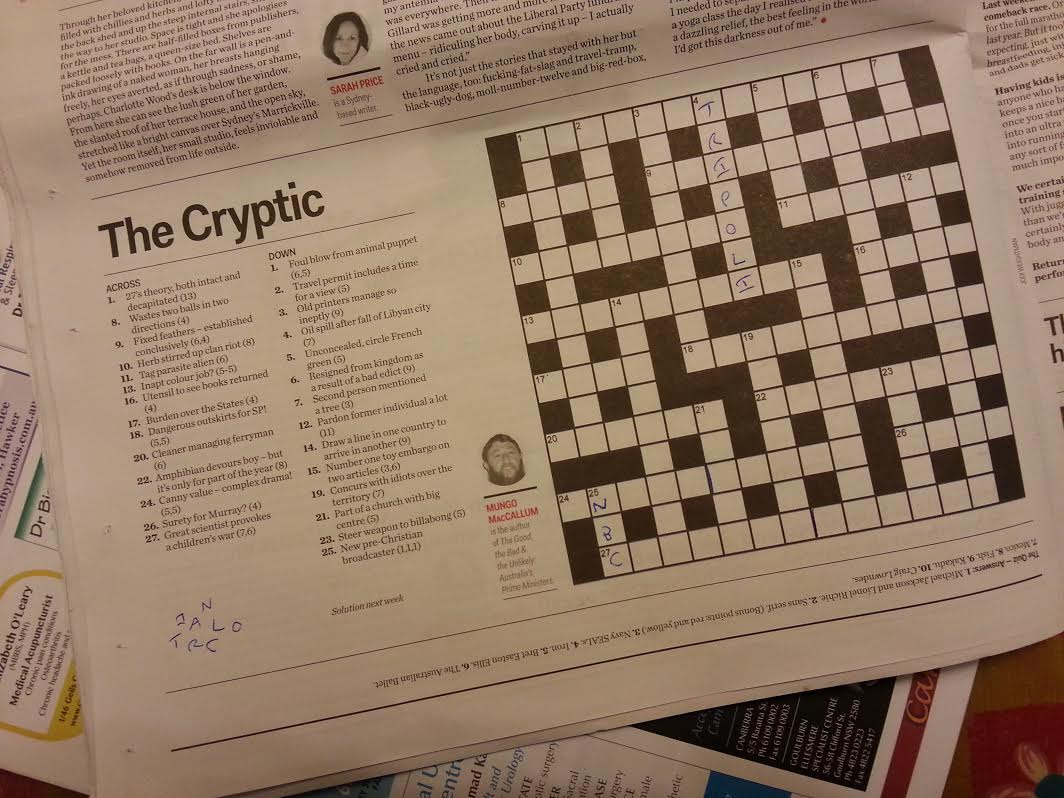
//> input picture crossword.jpg, 1064 x 798 px
$ ./extractor ../crossword.jpg   (built with g++ and OpenCV 4)
//> lines starting //> are read from the running program, lines starting //| are printed output that depends on the picture; after the words box and inside, x2 and y2 are one past the last pixel; in counts of white or black regions, pixels touching at a corner belong together
### extractor/grid_processor.h
#ifndef GRID_PROCESSOR_H
#define GRID_PROCESSOR_H

class GridProcessor {
  private:
    const int width;
    const bool* black;

    inline bool get(int r, int c);
    inline bool can_move_to(int r, int c);
    bool is_start(int r, int c, int dr, int dc);
    int get_len(int r, int c, int dr, int dc);
  public:
    GridProcessor(int width, bool* black) : width(width), black(black) {}

    void print_info();
};

#endif

### extractor/grid_getter.h
#ifndef GRID_GETTER_H
#define GRID_GETTER_H

#include <opencv2/core/core.hpp>

class GridGetter {
  public:
    void get_grid(cv::Mat& input, int& width, bool*& black);
};

#endif

### extractor/grid_processor.cc
#include <string>
#include <cmath>
#include <cassert>
#include <map>
#include <utility>
#include <iostream>
#include "grid_processor.h"

using namespace std;

bool GridProcessor::get(int r, int c) {
  return black[r * width + c];
}

bool GridProcessor::can_move_to(int r, int c) {
  return r >= 0 && c >= 0 && r < width && c < width && !get(r, c);
}

bool GridProcessor::is_start(int r, int c, int dr, int dc) {
  if (!can_move_to(r, c)) {
    return false;
  }
  int nr = r + dr;
  int nc = c + dc;
  if (!can_move_to(nr, nc)) {
    return false;
  }
  int pr = r - dr;
  int pc = c - dc;
  if (can_move_to(pr, pc)) {
    return false;
  }
  return true;
}

int GridProcessor::get_len(int r, int c, int dr, int dc) {
  int len = 0;
  while (can_move_to(r, c)) {
    len++;
    r += dr;
    c += dc;
  }
  return len;
}

void GridProcessor::print_info() {
  cout << width << " " << width << endl;
  for (int i = 0; i < width; ++i) {
    for (int j = 0; j < width; ++j) {
      cout << (get(i, j) ? '#' : ' ');
    }
    cout << endl;
  }
  bool did;
  int found = 0;
  // ((down?, number), (r,c)) -> len
  map<pair<pair<bool, int>, pair<int, int> >, int> clues;
  for (int r = 0; r < width; r++) {
    for (int c = 0; c < width; c++) {
      did = false;
      if (is_start(r, c, 0, 1)) {
        did=true;
        clues.insert(make_pair(make_pair(make_pair(false, found+1), make_pair(r, c)), get_len(r, c, 0, 1)));
      }
      if (is_start(r, c, 1, 0)) {
        did=true;
        clues.insert(make_pair(make_pair(make_pair(true, found+1), make_pair(r, c)), get_len(r, c, 1, 0)));
      }
      if (did) {
        found++;
      }
    }
  }
  cout << clues.size() << endl;
  for (auto i = clues.begin(); i != clues.end(); ++i) {
    cout << i->first.first.second << " " << (i->first.first.first ? "down" : "across") << ": (" << i->first.second.first << ", " << i->first.second.second << "), " << i->second << endl;
  }
}

### extractor/grid_getter.cc
#include <opencv2/core/core.hpp>
#include <opencv2/highgui/highgui.hpp>
#include <opencv2/imgproc/imgproc.hpp>
#include <iostream>
#include <cassert>
#include <string>
#include <cmath>
#include "grid_getter.h"

using namespace cv;
using namespace std;

namespace {

// helper to convert an angle (in radians) to [-pi, pi)
double principal_angle(double angle) {
  double tmp = fmod(angle, 2 * CV_PI); // (-2pi, 2pi)
  if (tmp < 0) {
    tmp += 2 * CV_PI;
  } // [0, 2pi)
  return fmod(tmp + CV_PI, 2 * CV_PI) - CV_PI; // [-pi, pi)
}

// gets the rotation angle using hough transform (works best with a single big rectangle, like a mask)
double get_angle_hough(Mat& input) {
    Mat edge;
    Canny(input, edge, 50, 200, 3);
    vector<Vec2f> lines;
    int thresh = 0;
    do {
      thresh += 10;
      HoughLines(edge, lines, 5, CV_PI/180, thresh, 0, 0);
    } while (lines.size() > 10);
    double angles = 0.;
    int angle_count = 0;
    for (Vec2f line : lines) {
        double pang = principal_angle(line[1]); // (-pi, pi)
        if (pang < -CV_PI / 2) {
          pang += CV_PI;
        }
        if (pang > CV_PI / 2) {
          pang -= CV_PI;
        }
        // (-pi/2, pi/2)
        if (pang < CV_PI / 4 && pang > -CV_PI/4) {
          angles += pang;
          angle_count++;
        }
    }
    double rot_angle_rad = angles / double(angle_count);
    double rot_angle_deg = rot_angle_rad * 180. / CV_PI;
    cerr << "Rotation angle (degrees): " << rot_angle_deg << endl;
    return rot_angle_deg;
}

// helper to rotate by an angle (in degrees)
void rotate(Mat& input, Mat& output, double angle) {
    int midr = input.rows / 2;
    int midc = input.cols / 2;
    // Actually rotate the input
    Mat rot = getRotationMatrix2D(Point(midc, midr), angle, 1.f);
    warpAffine(input, output, rot, input.size());
}

// crossword mask
void get_cw_mask(Mat& input, Mat& outputMask) {
    Mat filled = input.clone();
    threshold(filled, filled, 128., 255., THRESH_BINARY);
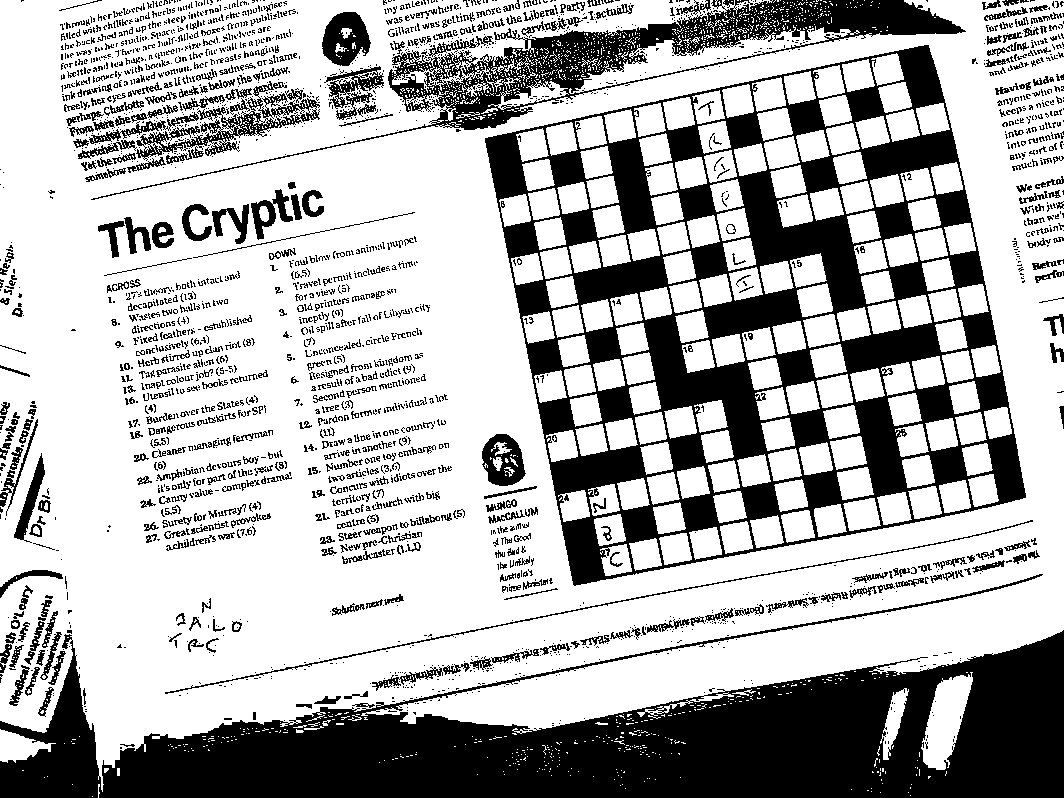
//> filled: 798 rows x 1064 cols, CV_8UC1; 68.8% white; 2470 black regions (1886 under 20 px), largest, box (x1, y1, x2, y2) and area: (0, 574, 1064, 798) 96376, (485, 45, 1026, 586) 92310, (91, 0, 966, 200) 20353
    // Fill from all corners
    int in = 1;
    Scalar col = Scalar(0,0,0);
    Mat mask = Mat::zeros(filled.rows + 2, filled.cols + 2, CV_8UC1);
    floodFill(filled, mask, Point(in,in), col);
//> filled: 798 rows x 1064 cols, CV_8UC1; 16.6% white; 2604 white regions (2389 under 20 px), largest, box (x1, y1, x2, y2) and area: (569, 25, 860, 94) 4356, (921, 672, 973, 770) 2865, (0, 729, 56, 763) 1015
//> mask: 800 rows x 1066 cols, CV_8UC1; values 0 (black) and 1 (white), 52.4% white; 2329 black regions (1716 under 20 px), largest, box (x1, y1, x2, y2) and area: (486, 46, 1027, 587) 213106, (1, 575, 1065, 799) 102893, (92, 1, 967, 201) 30105
    floodFill(filled, mask, Point(filled.cols - in,in), col);
    floodFill(filled, mask, Point(filled.cols - in,filled.rows - in), col);
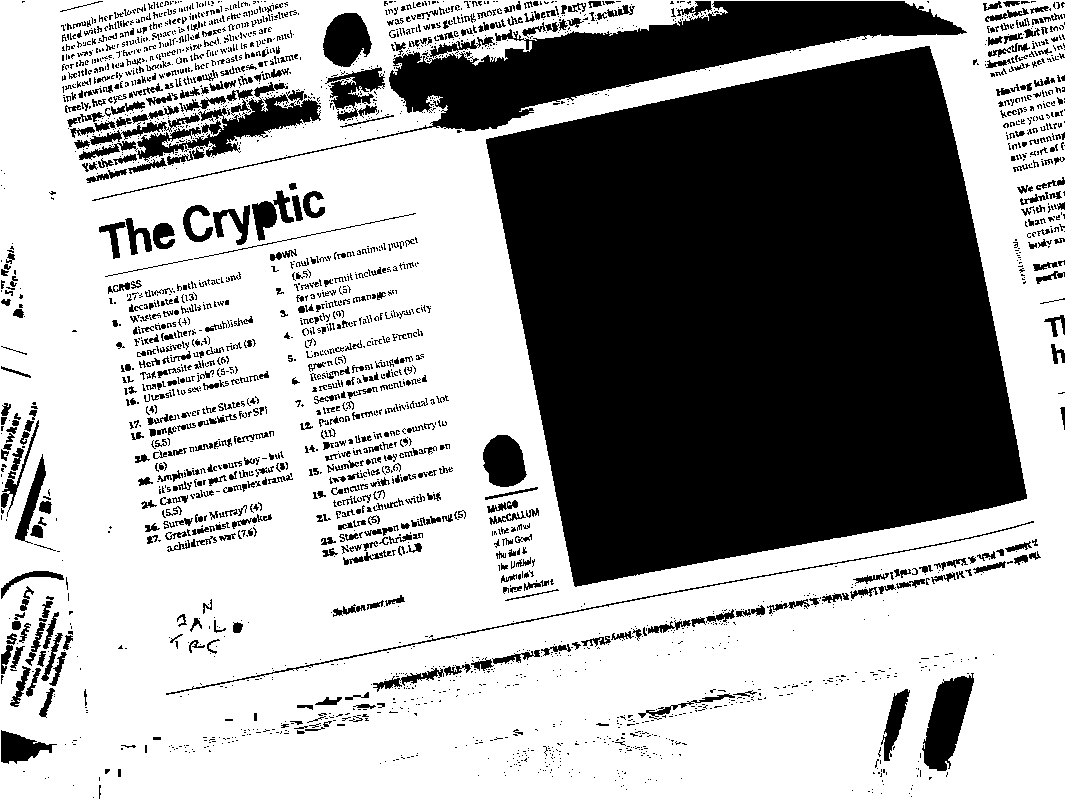
//> mask: 800 rows x 1066 cols, CV_8UC1; values 0 (black) and 1 (white), 63.6% white; 2730 black regions (2099 under 20 px), largest, box (x1, y1, x2, y2) and area: (486, 46, 1027, 587) 213106, (92, 1, 967, 201) 30105, (137, 82, 321, 162) 4295
    floodFill(filled, mask, Point(in,filled.rows - in), col);
    // Find average white pixel
    long tr = 0;
    long tc = 0;
    vector<Point> locs;
    findNonZero(filled, locs);
//> locs = 141245 items
    for (Point p : locs) { // C++11, nice!
      tc += p.x;
      tr += p.y;
    }
//> this loop made 141245 passes
//> (p, tc) on passes 1 to 3: (Point(384, 0), 384), (Point(389, 0), 773), (Point(390, 0), 1163)
//> after the loop, tc = 102833240; tr = 44502979
    Mat oldmask = mask.clone();
    Scalar bc = Scalar(255, 255, 255);
    floodFill(filled, mask, Point(double(tc) / double(locs.size()), double(tr) / double(locs.size())), Scalar(255, 0, 0), NULL, bc, bc);
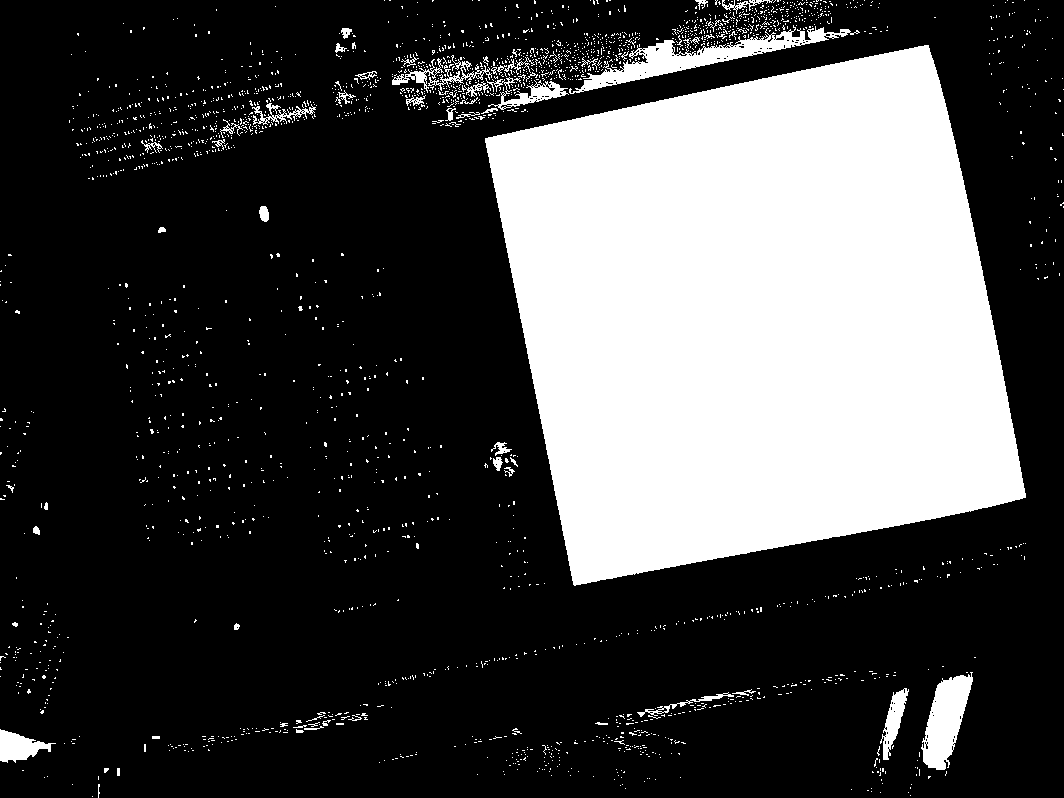
//> filled: 798 rows x 1064 cols, CV_8UC1; 27.6% white; 2435 white regions (2371 under 20 px), largest, box (x1, y1, x2, y2) and area: (485, 45, 1026, 586) 213106, (569, 25, 860, 94) 4356, (921, 672, 973, 770) 2865
//> mask: 800 rows x 1066 cols, CV_8UC1; values 0 (black) and 1 (white), 88.6% white; 2729 black regions (2099 under 20 px), largest, box (x1, y1, x2, y2) and area: (92, 1, 967, 201) 30105, (137, 82, 321, 162) 4295, (922, 673, 974, 771) 2898
    mask -= oldmask;
//> mask: 800 rows x 1066 cols, CV_8UC1; values 0 (black) and 1 (white), 25% white; 1 white region, box (x1, y1, x2, y2) and area: (486, 46, 1027, 587) 213106
    outputMask = mask(Rect(1, 1, input.cols, input.rows));
//> outputMask: 798 rows x 1064 cols, CV_8UC1; values 0 (black) and 1 (white), 25.1% white; 1 white region, box (x1, y1, x2, y2) and area: (485, 45, 1026, 586) 213106
    //floodFill(input, mask, Point(in, in), Scalar(0, 0, 255), NULL, bc, bc);
    ////circle(input, Point(double(tc) / double(locs.size()), double(tr) / double(locs.size())), 4, Scalar(0, 0, 255));

    outputMask.convertTo(outputMask, CV_8UC1, 255.);
    //output = input;
}

// orthogonal truncated crossword
void get_cw_orth_trunc(Mat& input, Mat& output) {
    Mat mask;
    get_cw_mask(input, mask);

    double angle = get_angle_hough(mask);
//> in get_angle_hough, `Canny(input, edge, 50, 200, 3);`:
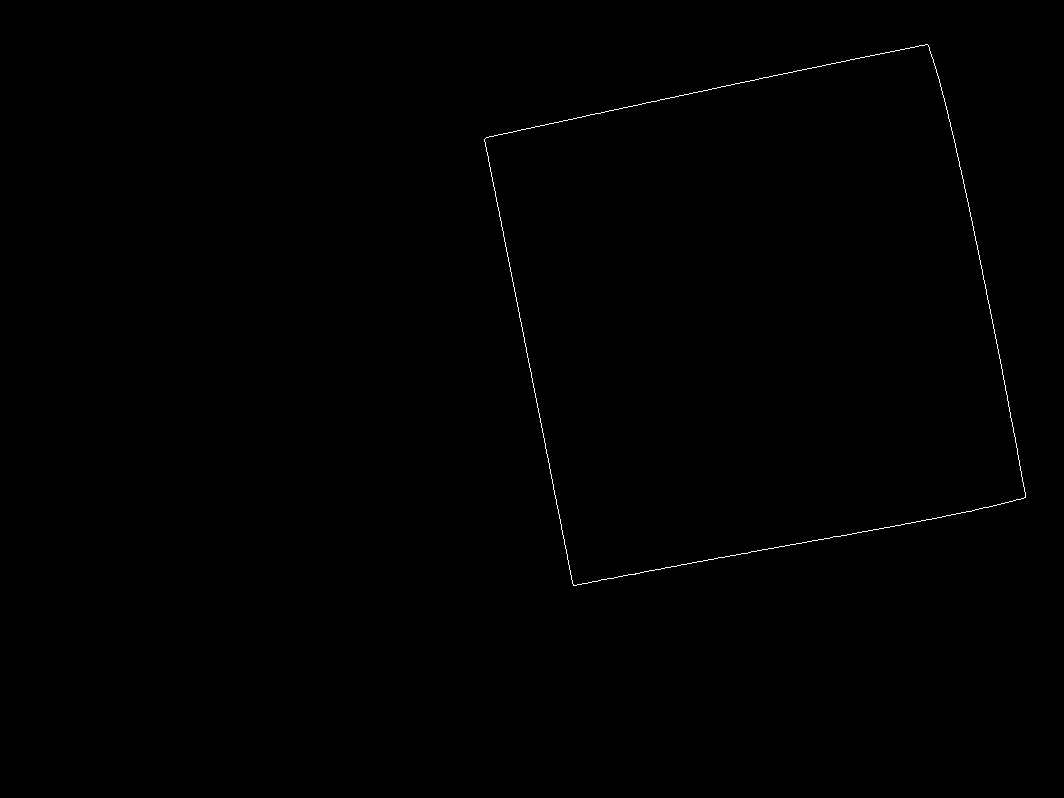
//> edge: 798 rows x 1064 cols, CV_8UC1; 0.21% white in thin lines or dots, all inside (x1, y1, x2, y2) = (484, 44, 1026, 586)
//> after the loop in get_angle_hough, `do`: thresh = 230
//> the loop in get_angle_hough, `for (Vec2f line : lines)` made 10 passes
//> (line, tmp in principal_angle, pang, angles) on passes 2, 5, 7, 8, 9: ([-450, 2.95], 2.95, -0.192, -0.192), ([-910, 2.95], 2.95, -0.192, -0.384), ([-905, 2.93], 2.93, -0.209, -0.593), ([-440, 2.93], 2.93, -0.209, -0.803), ([-895, 2.91], 2.91, -0.227, -1.03)
//> (line, tmp in principal_angle, pang) on passes 1, 3, 4, 6, 10: ([685, 1.38], 1.38, 1.38), ([235, 1.36], 1.36, 1.36), ([675, 1.4], 1.4, 1.4), ([245, 1.34], 1.34, 1.34), ([225, 1.38], 1.38, 1.38)
//> after the loop in get_angle_hough, `for (Vec2f line : lines)`: angles = -1.03; angle_count = 5
//> in get_angle_hough, `double rot_angle_rad = angles / double(angle_count);`: rot_angle_rad = -0.206
//> in get_angle_hough, `double rot_angle_deg = rot_angle_rad * 180. / CV_PI;`: rot_angle_deg = -11.8
//> angle = -11.8
    rotate(mask, mask, angle);
//> in rotate, `Mat rot = getRotationMatrix2D(Point(midc, midr), angle, 1.f);`: rot = [[0.979, -0.204, 92.84], [0.204, 0.979, -100.4]]
//> in rotate, `warpAffine(input, output, rot, input.size());`: input: 798 rows x 1064 cols, CV_8UC1; min 0, max 255, mean 64
    rotate(input, input, angle);
//> call 2 of rotate, with angle = -11.8
//> in rotate (call 2), `warpAffine(input, output, rot, input.size());`:
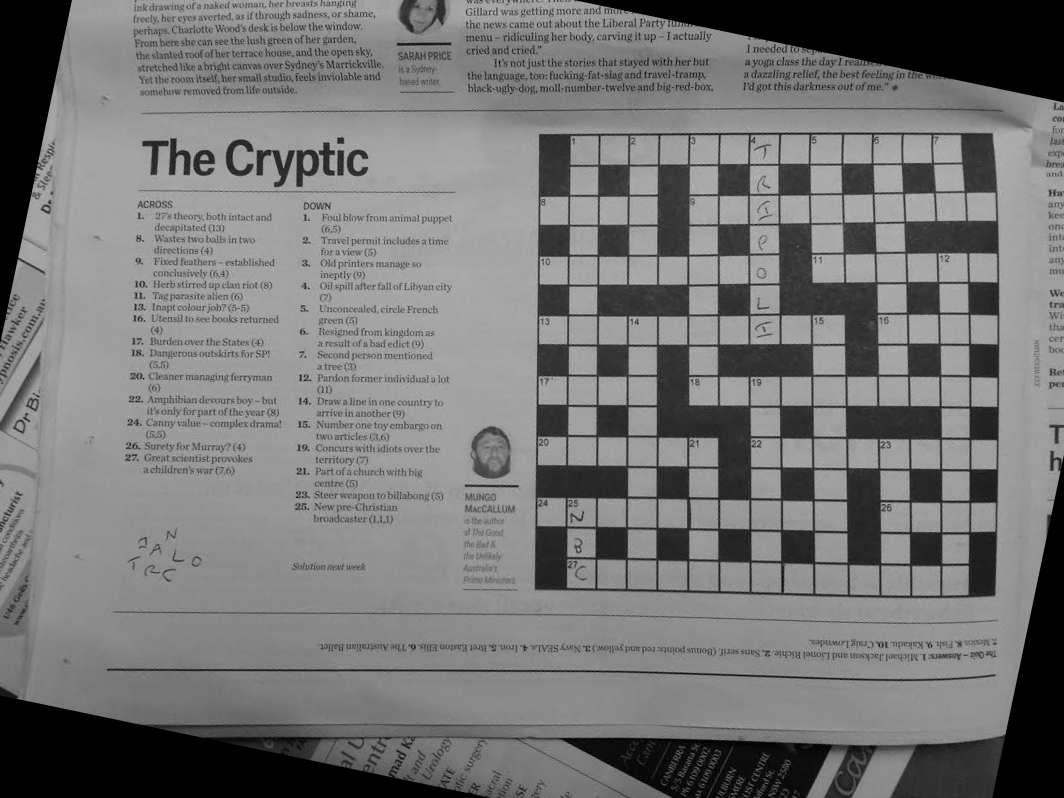
//> input: 798 rows x 1064 cols, CV_8UC1; min 0, max 197, mean 118.2
    vector<Point> whites;
    findNonZero(mask, whites);
//> whites = 214152 items
    output = input(boundingRect(whites));
}

// get grid count (assumes square)
int get_grid_count(Mat& input) {
    Mat tmp;
    Canny(input, tmp, 50, 200, 3);
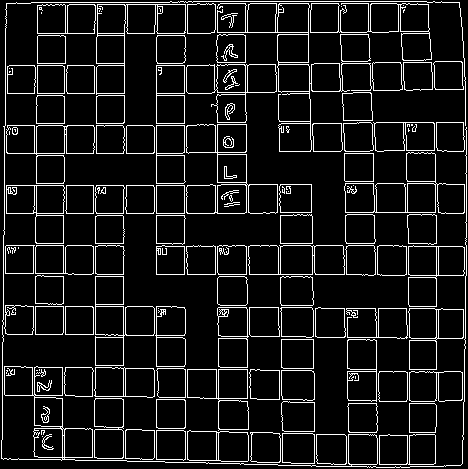
//> tmp: 469 rows x 468 cols, CV_8UC1; 9.3% white in thin lines or dots

    // get line spacings
    int mx = max(input.rows, input.cols);
//> mx = 469
    vector<float> vals(mx, 0);

    vector<Vec2f> lines;
    int thresh = 0;
    do {
      thresh += 10;
      HoughLines(tmp, lines, 5, CV_PI/180, thresh, 0, 0);
    } while (lines.size() > 100);
//> after the loop, thresh = 350
    for (Vec2f line : lines) {
        int rho = abs(line[0]);
        // only take things that are within the image and vaguely orthogonal
        if (rho < mx && (abs(cos(line[1])) < 0.1 || abs(sin(line[1])) < 0.1)) {
          ++vals[rho];
        }
    }
//> this loop made 100 passes
//> (line, rho) on passes 1 to 12: ([-370, 3.12], 370), ([185, 0], 185), ([95, 0], 95), ([245, 1.57], 245), ([395, 1.59], 395), ([35, 0], 35), ([-340, 3.12], 340), ([125, 0], 125), ([155, 0], 155), ([365, 1.59], 365), ([275, 1.57], 275), ([65, 0], 65)
//> rho on passes 61 to 66: 215, 35, 70, 400, 75, 335
//> after the loop, vals = 469 values, max 4 at index 215, min 0 at index 1, mean 0.205

    Mat planes[] = {Mat_<float>(vals), Mat::zeros(vals.size(), 1, CV_32F)};
    Mat complexI;
    merge(planes, 2, complexI);
//> complexI = 469 pairs, first value 0 to 4, second value 0 to 0
    dft(complexI, complexI);
//> complexI = 469 pairs, first value -18.84 to 96, second value -68.88 to 68.88
    split(complexI, planes);
    magnitude(planes[0], planes[1], planes[0]);
    Mat magI = planes[0];
//> magI = 469 values, max 96 at index 0, min 0.279 at index 357, mean 7.87
    // get the 90th percentile
    vector<float> dems;
    for (int i = 0; i < magI.rows; ++i) {
      dems.push_back(magI.at<float>(i, 0));
    }
//> after the loop, dems has the same summary as magI
    sort(dems.begin(), dems.end());
//> dems = 469 values from 0.279 to 96
    float accept_thresh = dems[dems.size() * 9 / 10];
//> accept_thresh = 12.4
    // take the first peak after fst that's over the 90th percentile
    int fst = 9;
    float last = magI.at<float>(fst, 0);
//> last = 3.24
    for (int i = fst + 1; i < magI.rows; ++i) {
      float ti = magI.at<float>(i, 0);
      if (ti < last && last > accept_thresh) {
        return i - 1;
      }
      last = ti;
    }
//> this loop made 7 passes
//> (ti, last) on passes 1 to 6: (6.99, 6.99), (6.62, 6.62), (2.22, 2.22), (8.5, 8.5), (10.89, 10.89), (34.18, 34.18)
//> ti on pass 7: 29.52
    cerr << "Oh no didn't find a grid count";
    return 1;
}

bool is_black_square(Mat& input, int grid_count, int row, int col) {
    double sp = double(input.rows) / double(grid_count);
    // get actual row/col pixel
    int r = int(double(row) * sp + sp / 2);
    int c = int(double(col) * sp + sp / 2);

    Mat tmp;
    threshold(input, tmp, 128., 255., THRESH_BINARY);
    int dim = sp/4;
    int left = max(0, c - dim);
    int top = max(0, r - dim);
    int width = min(tmp.cols - left, 2 * dim);
    int height = min(tmp.rows - top, 2 * dim);
    assert(width >= 0);
    assert(height >= 0);
    Mat masked = tmp(Rect(left, top, width, height));
    vector<Point> whites;
    if (countNonZero(masked) > 0) {
        findNonZero(masked, whites);
    }
    return whites.size() < (unsigned int)(width * height / 2);
}

} // namespace

void GridGetter::get_grid(Mat& input, int& width, bool*& black) {
    Mat cw;
    get_cw_orth_trunc(input, cw);

    width = get_grid_count(cw);
//> width = 15

    black = (bool*) malloc(sizeof(bool) * width * width);
    for (int r = 0; r < width; ++r) {
      for (int c = 0; c < width; ++c) {
        black[r * width + c] = is_black_square(cw, width, r, c);
      }
    }
//> this loop made 15 passes
}

### extractor/extractor.cc
#include <opencv2/core/core.hpp>
#include <opencv2/highgui/highgui.hpp>
#include <iostream>
#include "grid_getter.h"
#include "grid_processor.h"

int main(int argc, char **argv) {
    if (argc != 2) {
        std::cerr << "Usage: extractor image" << std::endl;
        return -1;
    }

    cv::Mat input;
    input = cv::imread(argv[1], CV_LOAD_IMAGE_GRAYSCALE);

    if (!input.data) {
        std::cerr << "Could not open or find the image" << std::endl;
        return -1;
    }

    int width = 0;
    bool* black = 0;
    GridGetter getter;
    getter.get_grid(input, width, black);
//> width = 15

    GridProcessor processor(width, black);
    processor.print_info();

    return 0;
}
